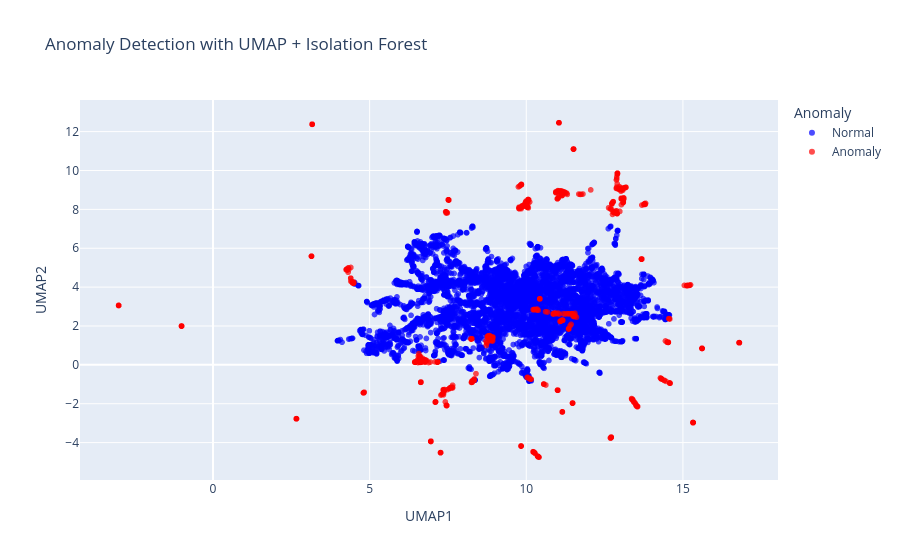

The code cell stored with this chart in its notebook:
### Code cell
umap_df = pd.DataFrame(train_umap, columns=['UMAP1', 'UMAP2', 'UMAP3'])
umap_df['Anomaly'] = data_train['anomaly']
umap_df['Text'] = data_train['text']  

# 2D Scatter Plot 
fig = px.scatter(
    umap_df, x='UMAP1', y='UMAP2', color='Anomaly',
    title="Anomaly Detection with UMAP + Isolation Forest",
    color_discrete_map={'Normal': 'blue', 'Anomaly': 'red'},
    hover_data=['Text'],  
    opacity=0.7
)
fig.show()

### Figure 1 — Plotly figure (JSON) as saved in the notebook; plotly's stock layout.template omitted (floating-point values rounded to 4 significant figures; data arrays with more than 128 entries replaced by an {"elided": "..."} marker saying what was removed)
{"data": [{"customdata": {"elided": "9002x1 str values"}, "hovertemplate": "Anomaly=Normal<br>UMAP1=%{x}<br>UMAP2=%{y}<br>Text=%{customdata[0]}<extra></extra>", "legendgroup": "Normal", "marker": {"color": "blue", "opacity": 0.7, "symbol": "circle"}, "mode": "markers", "name": "Normal", "showlegend": true, "type": "scattergl", "x": {"elided": "9002 float values"}, "xaxis": "x", "y": {"elided": "9002 float values"}, "yaxis": "y"}, {"customdata": {"elided": "1001x1 str values"}, "hovertemplate": "Anomaly=Anomaly<br>UMAP1=%{x}<br>UMAP2=%{y}<br>Text=%{customdata[0]}<extra></extra>", "legendgroup": "Anomaly", "marker": {"color": "red", "opacity": 0.7, "symbol": "circle"}, "mode": "markers", "name": "Anomaly", "showlegend": true, "type": "scattergl", "x": {"elided": "1001 float values"}, "xaxis": "x", "y": {"elided": "1001 float values"}, "yaxis": "y"}], "layout": {"autosize": true, "legend": {"title": {"text": "Anomaly"}, "tracegroupgap": 0}, "title": {"text": "Anomaly Detection with UMAP + Isolation Forest"}, "xaxis": {"anchor": "y", "autorange": true, "domain": [0, 1], "range": [-4.214, 18.0], "title": {"text": "UMAP1"}, "type": "linear"}, "yaxis": {"anchor": "x", "autorange": true, "domain": [0, 1], "range": [-6.173, 13.88], "title": {"text": "UMAP2"}, "type": "linear"}}}
